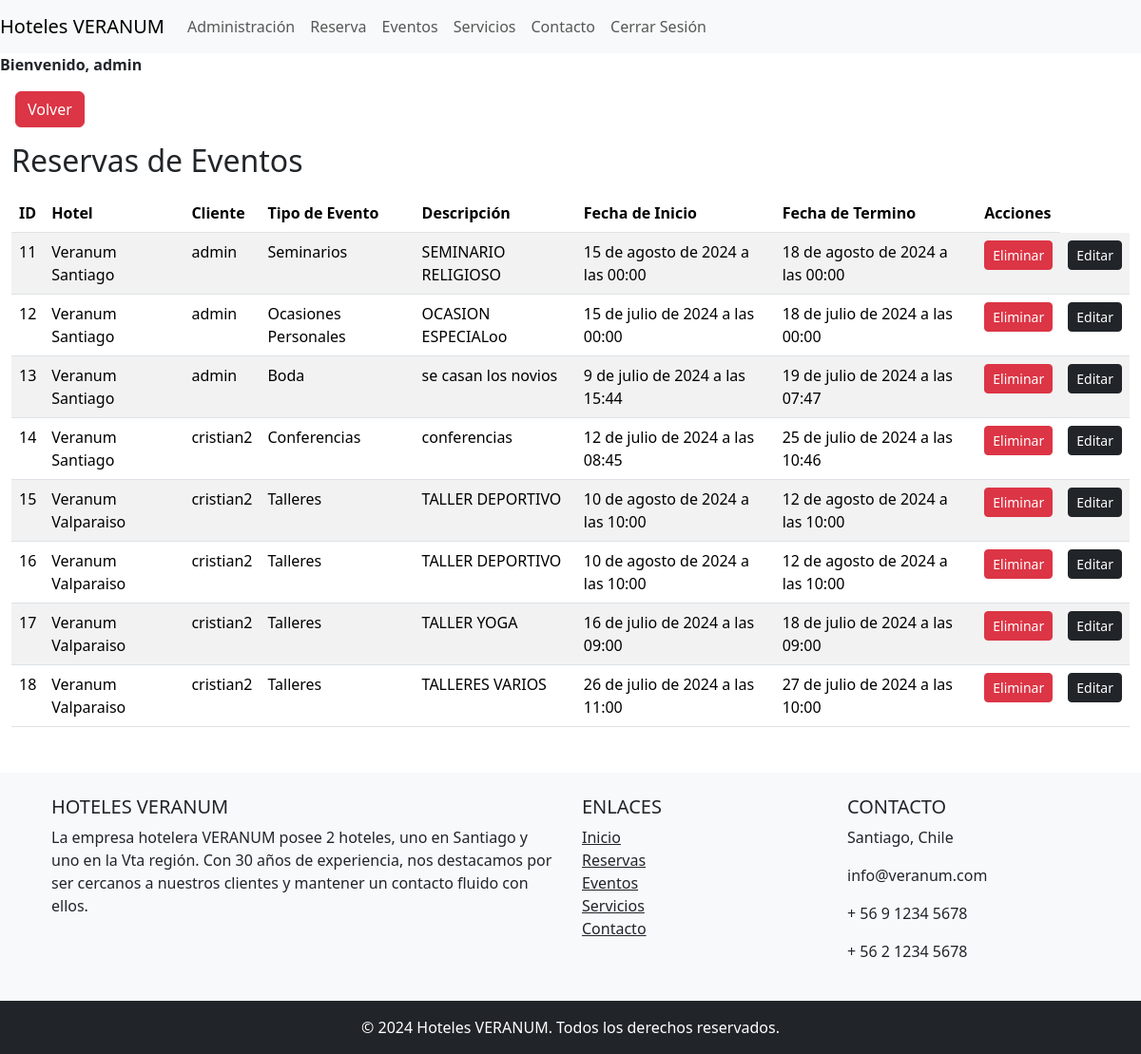
The app's page /administracion/ (signed in) with its own data.
### aplicacion/models.py (models this page shows, shortened)
class Reserva(models.Model):
    user = models.ForeignKey(User, on_delete=models.CASCADE)
    hotel = models.ForeignKey(Hotel, on_delete=models.CASCADE)
    tipo_evento = models.CharField(max_length=200, choices=eventos)
    descripcion = models.TextField(blank=True, null=True)
    fecha_inicio = models.DateTimeField()
    fecha_fin = models.DateTimeField()
    fecha_reserva = models.DateTimeField(auto_now_add=True)

class Hotel(models.Model):
    nombre = models.CharField(max_length=200, choices=hoteles)
    ubicacion = models.CharField(max_length=200, choices=regiones)
    descripcion = models.TextField(blank=True, null=True)
    def __str__(self):
        return self.nombre

### aplicacion/views.py (the view)
# urls.py: path('administracion/', administracion, name='administracion'),
def administracion(request):
    reservas = Reserva.objects.all()
    return render(request, 'aplicacion/administracion.html', {'reservas': reservas})

### aplicacion/templates/aplicacion/administracion.html (shortened to what this page needs)
{% extends "aplicacion/base.html" %}
{% load static %}
{% block contenido %}
<div class="container-fluid">
    <h2>Reservas de Eventos</h2>
    <table class="table table-striped mt-3">
        <thead>
            <tr>
                <th>ID</th>
                <th>Hotel</th>
                <th>Cliente</th>
                <th>Tipo de Evento</th>
                <th>Descripción</th>
                <th>Fecha de Inicio</th>
                <th>Fecha de Termino</th>
                <th>Acciones</th>
            </tr>
        </thead>
        <tbody>
            {% for reserva in reservas %}
            <tr>
                <td>{{ reserva.id }}</td>
                <td>{{ reserva.hotel }}</td>
                <td>{{ reserva.user }}</td>
                <td>{{ reserva.tipo_evento }}</td>
                <td>{{ reserva.descripcion }}</td>
                <td>{{ reserva.fecha_inicio }}</td>
                <td>{{ reserva.fecha_fin }}</td>
                <td>
                    <a href="{% url 'eliminar_reserva' reserva.id %}" class="btn btn-sm btn-danger">Eliminar</a>
                </td>
                <td>
                    <a href="{% url 'editar_reserva' reserva.id %}" class="btn btn-sm btn-dark">Editar</a>
                </td>
            </tr>
            {% endfor %}
        </tbody>
    </table>
</div>
{% endblock %}

### aplicacion/templates/aplicacion/base.html (shortened to what this page needs)
{% load static %}
<!DOCTYPE html>
<html lang="es">
<head>
    <link href="https://cdn.jsdelivr.net/npm/bootstrap@5.3.3/dist/css/bootstrap.min.css" rel="stylesheet">
</head>
<body>
    <nav class="navbar navbar-expand-lg navbar-light bg-light">
        <a class="navbar-brand" href="{% url 'index' %}">Hoteles VERANUM</a>
        <div class="collapse navbar-collapse" id="navbarNav">
            <ul class="navbar-nav ml-auto">
                {% if user.is_authenticated %}
                    {% if user.is_superuser %}
                        <li class="nav-item">
                            <a class="nav-link" href="{% url 'administracion' %}">Administración</a>
                        </li>
                    {% endif %}
                    <li class="nav-item">
                        <a class="nav-link" href="{% url 'reserva' %}">Reserva</a>
                    </li>
                    <li class="nav-item">
                        <a class="nav-link" href="{% url 'eventos' %}">Eventos</a>
                    </li>
                    <li class="nav-item">
                        <a class="nav-link" href="{% url 'servicios' %}">Servicios</a>
                    </li>
                    <li class="nav-item">
                        <a class="nav-link" href="{% url 'contacto' %}">Contacto</a>
                    </li>
                    <li class="nav-item">
                        <a class="nav-link" href="{% url 'cerrar_sesion' %}">Cerrar Sesión</a>
                    </li>
                {% endif %}
            </ul>
        </div>
    </nav>
    {% if user.is_authenticated %}
    <strong>Bienvenido, {{ user.username }}</strong>
  {% endif %}
    <div class="m-3" >
        <button onclick="goBack()" type="button" class="btn btn-danger">Volver</button>
        </div>
          <div>
    {% block contenido %}
    {% endblock  %}
<footer class="mt-5 bg-light text-center text-lg-start">
    <div class="container p-4">
        <div class="row">
            <div class="col-lg-6 col-md-12 mb-4 mb-md-0">
                <h5 class="text-uppercase">Hoteles VERANUM</h5>
                <p style="justify-content: center;">
                    La empresa hotelera VERANUM posee 2 hoteles, uno en Santiago y uno en la Vta región.
                    Con 30 años de experiencia, nos destacamos por ser cercanos a nuestros clientes y mantener un contacto fluido con ellos.
                </p>
            </div>
            <div class="col-lg-3 col-md-6 mb-4 mb-md-0">
                <h5 class="text-uppercase">Enlaces</h5>
                <ul class="list-unstyled mb-0">
                    <li><a href="index.html" class="text-dark">Inicio</a></li>
                    <li><a href="reserva.html" class="text-dark">Reservas</a></li>
                    <li><a href="eventos.html" class="text-dark">Eventos</a></li>
                    <li><a href="servicios.html" class="text-dark">Servicios</a></li>
                    <li><a href="contacto.html" class="text-dark">Contacto</a></li>
                </ul>
            </div>
            <div class="col-lg-3 col-md-6 mb-4 mb-md-0">
                <h5 class="text-uppercase">Contacto</h5>
                <ul class="list-unstyled">
                    <li><p> Santiago, Chile</p></li>
                    <li><p> info@veranum.com</p></li>
                    <li><p> + 56 9 1234 5678</p></li>
                    <li><p> + 56 2 1234 5678</p></li>
                </ul>
            </div>
        </div>
    </div>
    <div class="text-center p-3 bg-dark text-white">
        © 2024 Hoteles VERANUM. Todos los derechos reservados.
    </div>
</footer>
</body>
</html>

### records on screen
Reserva: id "11", hotel "Veranum Santiago", user "admin", tipo_evento "Seminarios", descripcion "SEMINARIO RELIGIOSO", fecha_inicio "15 de agosto de 2024 a las 00:00", fecha_fin "18 de agosto de 2024 a las 00:00"
Reserva: id "12", hotel "Veranum Santiago", user "admin", tipo_evento "Ocasiones Personales", descripcion "OCASION ESPECIALoo", fecha_inicio "15 de julio de 2024 a las 00:00", fecha_fin "18 de julio de 2024 a las 00:00"
Reserva: id "13", hotel "Veranum Santiago", user "admin", tipo_evento "Boda", descripcion "se casan los novios", fecha_inicio "9 de julio de 2024 a las 15:44", fecha_fin "19 de julio de 2024 a las 07:47"
Reserva: id "14", hotel "Veranum Santiago", user "cristian2", tipo_evento "Conferencias", descripcion "conferencias", fecha_inicio "12 de julio de 2024 a las 08:45", fecha_fin "25 de julio de 2024 a las 10:46"
Reserva: id "15", hotel "Veranum Valparaiso", user "cristian2", tipo_evento "Talleres", descripcion "TALLER DEPORTIVO", fecha_inicio "10 de agosto de 2024 a las 10:00", fecha_fin "12 de agosto de 2024 a las 10:00"
Reserva: id "16", hotel "Veranum Valparaiso", user "cristian2", tipo_evento "Talleres", descripcion "TALLER DEPORTIVO", fecha_inicio "10 de agosto de 2024 a las 10:00", fecha_fin "12 de agosto de 2024 a las 10:00"
Reserva: id "17", hotel "Veranum Valparaiso", user "cristian2", tipo_evento "Talleres", descripcion "TALLER YOGA", fecha_inicio "16 de julio de 2024 a las 09:00", fecha_fin "18 de julio de 2024 a las 09:00"
Reserva: id "18", hotel "Veranum Valparaiso", user "cristian2", tipo_evento "Talleres", descripcion "TALLERES VARIOS", fecha_inicio "26 de julio de 2024 a las 11:00", fecha_fin "27 de julio de 2024 a las 10:00"

### other values on screen
{{ user.username }} "admin"
